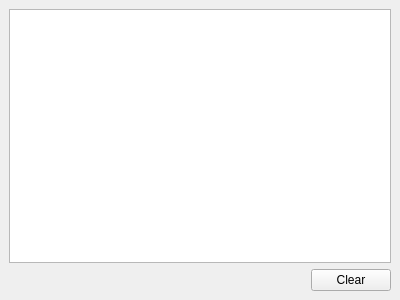
<ui version="4.0" >
 <author></author>
 <comment></comment>
 <exportmacro></exportmacro>
 <class>LoggerWidget</class>
 <widget class="QWidget" name="LoggerWidget" >
  <property name="geometry" >
   <rect>
    <x>0</x>
    <y>0</y>
    <width>400</width>
    <height>300</height>
   </rect>
  </property>
  <layout class="QGridLayout" >
   <property name="margin" >
    <number>9</number>
   </property>
   <property name="spacing" >
    <number>6</number>
   </property>
   <item row="1" column="1" >
    <widget class="QPushButton" name="clearButton" >
     <property name="text" >
      <string>Clear</string>
     </property>
    </widget>
   </item>
   <item row="1" column="0" >
    <spacer>
     <property name="orientation" >
      <enum>Qt::Horizontal</enum>
     </property>
     <property name="sizeHint" >
      <size>
       <width>181</width>
       <height>20</height>
      </size>
     </property>
    </spacer>
   </item>
   <item row="0" column="0" colspan="2" >
    <widget class="QTextBrowser" name="log" />
   </item>
  </layout>
 </widget>
 <pixmapfunction></pixmapfunction>
 <resources/>
 <connections/>
</ui>
